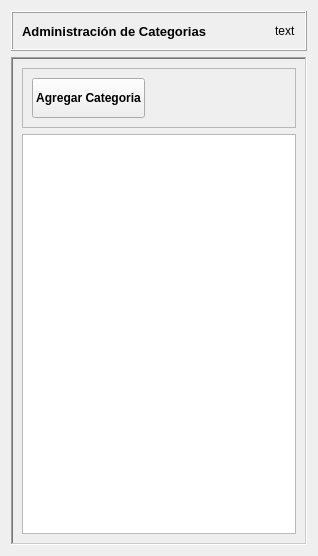
             <widget class="QWidget" name="categorias">
              <layout class="QVBoxLayout" name="verticalLayout_2">
               <item>
                <layout class="QVBoxLayout" name="verticalLayout_3">
                 <item>
                  <widget class="QFrame" name="frame_2">
                   <property name="maximumSize">
                    <size>
                     <width>16777215</width>
                     <height>40</height>
                    </size>
                   </property>
                   <property name="frameShape">
                    <enum>QFrame::Box</enum>
                   </property>
                   <property name="frameShadow">
                    <enum>QFrame::Raised</enum>
                   </property>
                   <layout class="QGridLayout" name="gridLayout_3">
                    <item row="0" column="1">
                     <spacer name="horizontalSpacer">
                      <property name="orientation">
                       <enum>Qt::Horizontal</enum>
                      </property>
                      <property name="sizeHint" stdset="0">
                       <size>
                        <width>40</width>
                        <height>20</height>
                       </size>
                      </property>
                     </spacer>
                    </item>
                    <item row="0" column="3">
                     <widget class="QLabel" name="labelBreadcrum_3">
                      <property name="text">
                       <string>text</string>
                      </property>
                     </widget>
                    </item>
                    <item row="0" column="0">
                     <layout class="QHBoxLayout" name="horizontalLayout_2">
                      <item>
                       <widget class="QLabel" name="label">
                        <property name="font">
                         <font>
                          <pointsize>10</pointsize>
                          <weight>75</weight>
                          <bold>true</bold>
                         </font>
                        </property>
                        <property name="text">
                         <string>Administración de Categorias</string>
                        </property>
                       </widget>
                      </item>
                     </layout>
                    </item>
                    <item row="0" column="2">
                     <widget class="QLabel" name="label_5">
                      <property name="minimumSize">
                       <size>
                        <width>16</width>
                        <height>16</height>
                       </size>
                      </property>
                      <property name="maximumSize">
                       <size>
                        <width>16</width>
                        <height>16</height>
                       </size>
                      </property>
                      <property name="pixmap">
                       <pixmap resource="recursos.qrc">:/images/home.svg</pixmap>
                      </property>
                      <property name="scaledContents">
                       <bool>true</bool>
                      </property>
                     </widget>
                    </item>
                   </layout>
                  </widget>
                 </item>
                 <item>
                  <widget class="QFrame" name="frame_3">
                   <property name="frameShape">
                    <enum>QFrame::WinPanel</enum>
                   </property>
                   <property name="frameShadow">
                    <enum>QFrame::Sunken</enum>
                   </property>
                   <layout class="QGridLayout" name="gridLayout_13">
                    <item row="0" column="0">
                     <widget class="QFrame" name="frame_21">
                      <property name="minimumSize">
                       <size>
                        <width>0</width>
                        <height>60</height>
                       </size>
                      </property>
                      <property name="frameShape">
                       <enum>QFrame::StyledPanel</enum>
                      </property>
                      <property name="frameShadow">
                       <enum>QFrame::Raised</enum>
                      </property>
                      <layout class="QGridLayout" name="gridLayout_12">
                       <item row="0" column="0">
                        <layout class="QHBoxLayout" name="horizontalLayout_12">
                         <item>
                          <widget class="QPushButton" name="btnClientAdd_2">
                           <property name="minimumSize">
                            <size>
                             <width>100</width>
                             <height>40</height>
                            </size>
                           </property>
                           <property name="font">
                            <font>
                             <weight>75</weight>
                             <bold>true</bold>
                            </font>
                           </property>
                           <property name="text">
                            <string>Agregar Categoria</string>
                           </property>
                          </widget>
                         </item>
                         <item>
                          <spacer name="horizontalSpacer_11">
                           <property name="orientation">
                            <enum>Qt::Horizontal</enum>
                           </property>
                           <property name="sizeHint" stdset="0">
                            <size>
                             <width>40</width>
                             <height>20</height>
                            </size>
                           </property>
                          </spacer>
                         </item>
                        </layout>
                       </item>
                      </layout>
                     </widget>
                    </item>
                    <item row="1" column="0">
                     <widget class="QTableWidget" name="tableWidget_categories">
                      <property name="minimumSize">
                       <size>
                        <width>0</width>
                        <height>400</height>
                       </size>
                      </property>
                      <property name="font">
                       <font>
                        <weight>75</weight>
                        <bold>true</bold>
                       </font>
                      </property>
                      <property name="frameShape">
                       <enum>QFrame::StyledPanel</enum>
                      </property>
                      <property name="columnCount">
                       <number>2</number>
                      </property>
                      <attribute name="horizontalHeaderVisible">
                       <bool>false</bool>
                      </attribute>
                      <column>
                       <property name="text">
                        <string>Categoria</string>
                       </property>
                       <property name="font">
                        <font>
                         <weight>75</weight>
                         <bold>true</bold>
                        </font>
                       </property>
                      </column>
                      <column>
                       <property name="text">
                        <string>Acciones</string>
                       </property>
                      </column>
                     </widget>
                    </item>
                   </layout>
                  </widget>
                 </item>
                </layout>
               </item>
              </layout>
             </widget>
